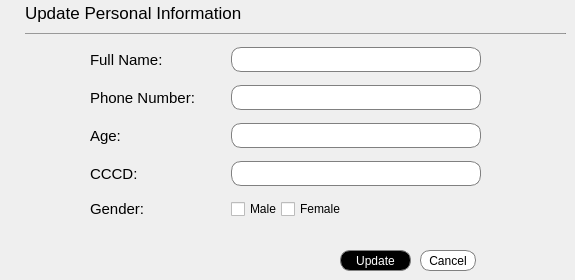
                     <widget class="QWidget" name="page_3">
                      <widget class="QLabel" name="label_21">
                       <property name="geometry">
                        <rect>
                         <x>25</x>
                         <y>2</y>
                         <width>341</width>
                         <height>21</height>
                        </rect>
                       </property>
                       <property name="font">
                        <font>
                         <pointsize>13</pointsize>
                        </font>
                       </property>
                       <property name="text">
                        <string>Update Personal Information</string>
                       </property>
                      </widget>
                      <widget class="Line" name="line_4">
                       <property name="geometry">
                        <rect>
                         <x>25</x>
                         <y>33</y>
                         <width>541</width>
                         <height>1</height>
                        </rect>
                       </property>
                       <property name="maximumSize">
                        <size>
                         <width>16777215</width>
                         <height>1</height>
                        </size>
                       </property>
                       <property name="styleSheet">
                        <string notr="true">background-color: rgb(133, 133, 133);</string>
                       </property>
                       <property name="orientation">
                        <enum>Qt::Orientation::Horizontal</enum>
                       </property>
                      </widget>
                      <widget class="QPushButton" name="updateprofile">
                       <property name="geometry">
                        <rect>
                         <x>340</x>
                         <y>250</y>
                         <width>71</width>
                         <height>21</height>
                        </rect>
                       </property>
                       <property name="styleSheet">
                        <string notr="true">QPushButton{
border: 1px solid gray;
border-radius: 10px;
background-color: rgb(0, 0, 0);
color:white;
}</string>
                       </property>
                       <property name="text">
                        <string>Update</string>
                       </property>
                      </widget>
                      <widget class="QPushButton" name="pushButton_2">
                       <property name="geometry">
                        <rect>
                         <x>420</x>
                         <y>250</y>
                         <width>56</width>
                         <height>21</height>
                        </rect>
                       </property>
                       <property name="styleSheet">
                        <string notr="true">QPushButton{
border: 1px solid gray;
border-radius: 10px;
background-color: white;
color:black;
}</string>
                       </property>
                       <property name="text">
                        <string>Cancel</string>
                       </property>
                      </widget>
                      <widget class="QWidget" name="layoutWidget6">
                       <property name="geometry">
                        <rect>
                         <x>90</x>
                         <y>40</y>
                         <width>391</width>
                         <height>191</height>
                        </rect>
                       </property>
                       <layout class="QVBoxLayout" name="verticalLayout_10">
                        <item>
                         <layout class="QHBoxLayout" name="horizontalLayout_13">
                          <item>
                           <widget class="QLabel" name="label_22">
                            <property name="font">
                             <font>
                              <pointsize>11</pointsize>
                             </font>
                            </property>
                            <property name="text">
                             <string>Full Name:</string>
                            </property>
                           </widget>
                          </item>
                          <item>
                           <widget class="QLineEdit" name="upname">
                            <property name="minimumSize">
                             <size>
                              <width>0</width>
                              <height>25</height>
                             </size>
                            </property>
                            <property name="maximumSize">
                             <size>
                              <width>250</width>
                              <height>16777215</height>
                             </size>
                            </property>
                            <property name="styleSheet">
                             <string notr="true">QLineEdit{
padding-left:20px;
border: 1px solid gray;
border-radius: 10px;
background-color: rgb(255, 255, 255);
}</string>
                            </property>
                           </widget>
                          </item>
                         </layout>
                        </item>
                        <item>
                         <layout class="QHBoxLayout" name="horizontalLayout_14">
                          <item>
                           <widget class="QLabel" name="label_23">
                            <property name="font">
                             <font>
                              <pointsize>11</pointsize>
                             </font>
                            </property>
                            <property name="text">
                             <string>Phone Number:</string>
                            </property>
                           </widget>
                          </item>
                          <item>
                           <widget class="QLineEdit" name="upsdt">
                            <property name="minimumSize">
                             <size>
                              <width>0</width>
                              <height>25</height>
                             </size>
                            </property>
                            <property name="maximumSize">
                             <size>
                              <width>250</width>
                              <height>16777215</height>
                             </size>
                            </property>
                            <property name="styleSheet">
                             <string notr="true">QLineEdit{
padding-left:20px;
border: 1px solid gray;
border-radius: 10px;
background-color: rgb(255, 255, 255);
}</string>
                            </property>
                           </widget>
                          </item>
                         </layout>
                        </item>
                        <item>
                         <layout class="QHBoxLayout" name="horizontalLayout_15">
                          <item>
                           <widget class="QLabel" name="label_24">
                            <property name="font">
                             <font>
                              <pointsize>11</pointsize>
                             </font>
                            </property>
                            <property name="text">
                             <string>Age:</string>
                            </property>
                           </widget>
                          </item>
                          <item>
                           <widget class="QLineEdit" name="upage">
                            <property name="minimumSize">
                             <size>
                              <width>0</width>
                              <height>25</height>
                             </size>
                            </property>
                            <property name="maximumSize">
                             <size>
                              <width>250</width>
                              <height>16777215</height>
                             </size>
                            </property>
                            <property name="styleSheet">
                             <string notr="true">QLineEdit{
padding-left:20px;
border: 1px solid gray;
border-radius: 10px;
background-color: rgb(255, 255, 255);
}</string>
                            </property>
                           </widget>
                          </item>
                         </layout>
                        </item>
                        <item>
                         <layout class="QHBoxLayout" name="horizontalLayout_16">
                          <item>
                           <widget class="QLabel" name="label_25">
                            <property name="font">
                             <font>
                              <pointsize>11</pointsize>
                             </font>
                            </property>
                            <property name="text">
                             <string>CCCD:</string>
                            </property>
                           </widget>
                          </item>
                          <item>
                           <widget class="QLineEdit" name="upcccd">
                            <property name="minimumSize">
                             <size>
                              <width>0</width>
                              <height>25</height>
                             </size>
                            </property>
                            <property name="maximumSize">
                             <size>
                              <width>250</width>
                              <height>16777215</height>
                             </size>
                            </property>
                            <property name="styleSheet">
                             <string notr="true">QLineEdit{
padding-left:20px;
border: 1px solid gray;
border-radius: 10px;
background-color: rgb(255, 255, 255);
}</string>
                            </property>
                           </widget>
                          </item>
                         </layout>
                        </item>
                        <item>
                         <layout class="QHBoxLayout" name="horizontalLayout_19">
                          <item>
                           <widget class="QLabel" name="label_27">
                            <property name="font">
                             <font>
                              <pointsize>11</pointsize>
                             </font>
                            </property>
                            <property name="text">
                             <string>Gender:</string>
                            </property>
                           </widget>
                          </item>
                          <item>
                           <layout class="QHBoxLayout" name="horizontalLayout_18">
                            <property name="spacing">
                             <number>0</number>
                            </property>
                            <item>
                             <widget class="QCheckBox" name="checkBox">
                              <property name="minimumSize">
                               <size>
                                <width>50</width>
                                <height>0</height>
                               </size>
                              </property>
                              <property name="maximumSize">
                               <size>
                                <width>50</width>
                                <height>16777215</height>
                               </size>
                              </property>
                              <property name="text">
                               <string>Male</string>
                              </property>
                              <property name="autoExclusive">
                               <bool>true</bool>
                              </property>
                             </widget>
                            </item>
                            <item>
                             <widget class="QCheckBox" name="checkBox_2">
                              <property name="minimumSize">
                               <size>
                                <width>200</width>
                                <height>0</height>
                               </size>
                              </property>
                              <property name="maximumSize">
                               <size>
                                <width>200</width>
                                <height>16777215</height>
                               </size>
                              </property>
                              <property name="text">
                               <string>Female</string>
                              </property>
                              <property name="autoExclusive">
                               <bool>true</bool>
                              </property>
                             </widget>
                            </item>
                           </layout>
                          </item>
                         </layout>
                        </item>
                       </layout>
                      </widget>
                     </widget>
